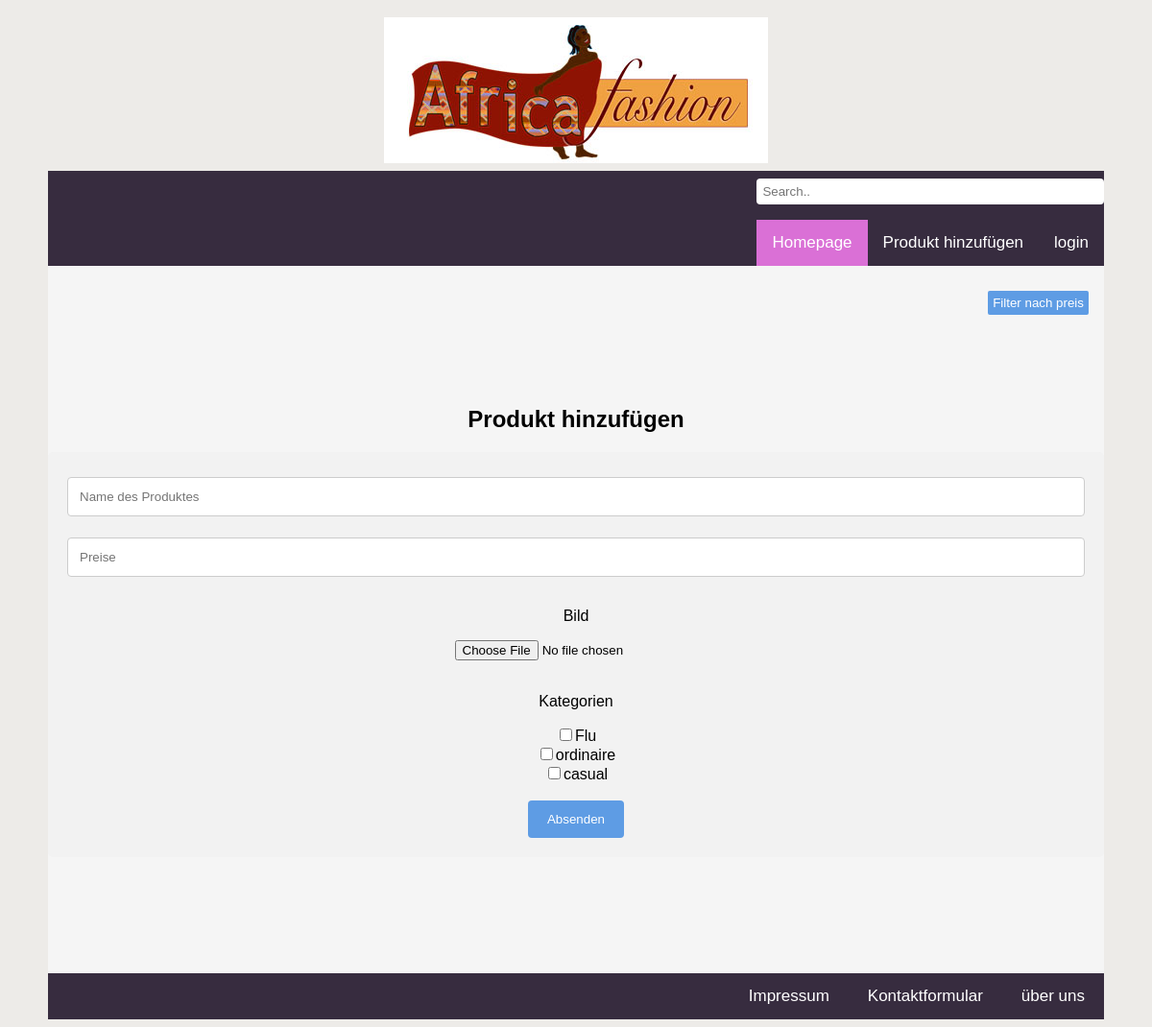
Page /ajouter_objet.php on the earlier database version.
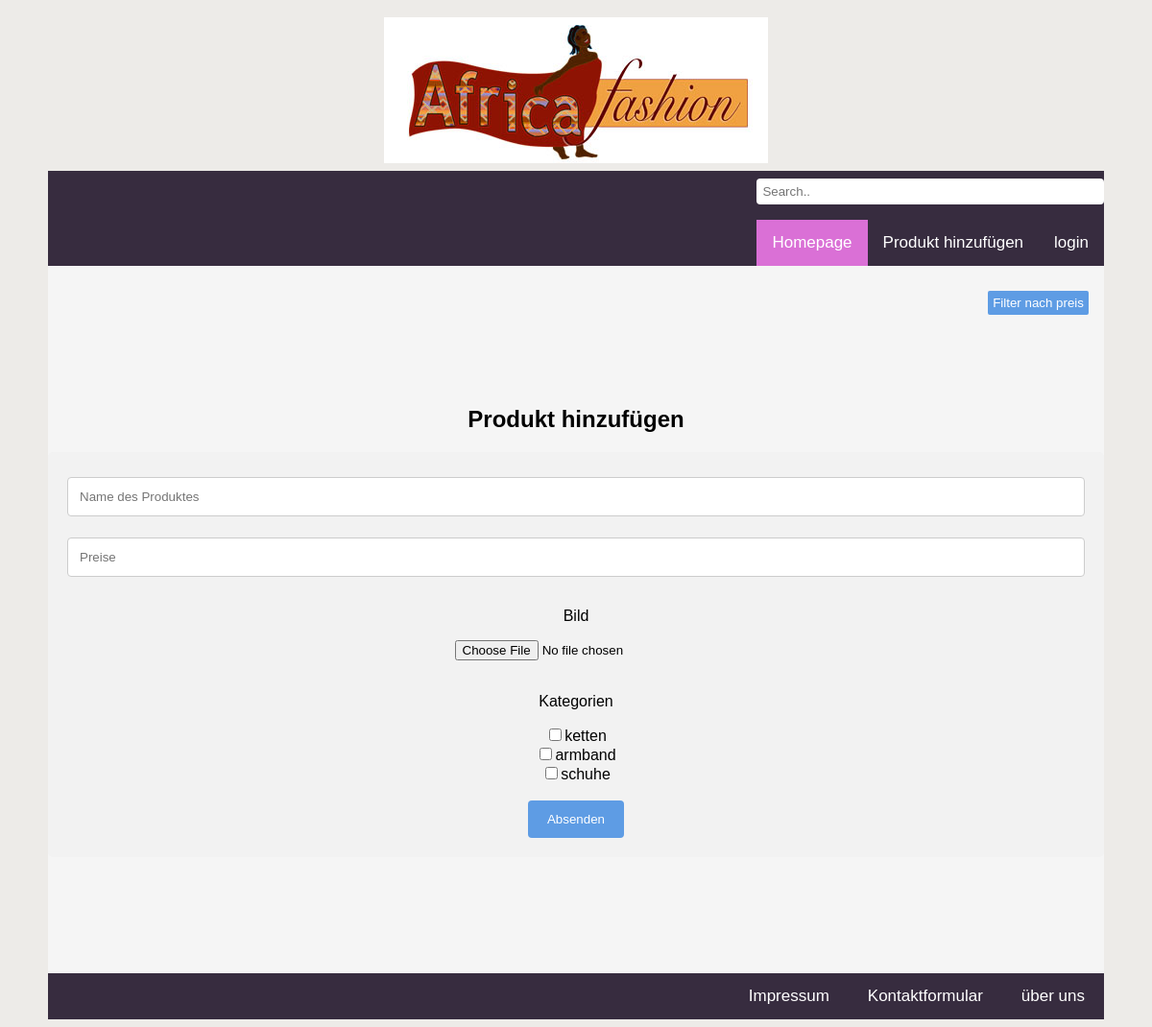
Same page on the later database version.
### tables this page shows
CREATE TABLE `category` (
                            `id` int(11) NOT NULL,
                            `nom` varchar(255) NOT NULL
);

### ajouter_objet.php (the view, shortened to what this page needs)
<?php
include("layout.php");
?>
<br/> <br/> <br/> <br/> <br/> <br/>
<h2 align="center">Produkt hinzufügen</h2>
    <div class="container">
        <form action="produkt-hinzufügen.php" method="post" enctype='multipart/form-data'>
            <input type="text" name="nom" placeholder="Name des Produktes" required>
            <input type="number" name="prix" placeholder="Preise" required>
            <p>Bild</p>
                    <input type='file' name='file' required/><br/><br>
            <p>Kategorien</p>
            <?php
            $query = "SELECT * FROM category ORDER BY id desc";
            $result = mysqli_query($db, $query);
            while ($row = mysqli_fetch_assoc($result)) {
                ?>
                <input type="checkbox" name="insert[]" class="get_value"  id="cat"
                       value=<?php echo $row['nom']; ?> /><?php echo $row['nom']; ?><br/>
            <?php } ?>
            <br>
            <input type="submit" value="Absenden">
        </form>
    </div>
<br/> <br/> <br/> <br/> <br/>
<?php include "footer.php"?>

Differences in the rows shown:
removed category: nom "Flu"
removed category: nom "ordinaire"
removed category: nom "casual"
added category: nom "ketten"
added category: nom "armband"
added category: nom "schuhe"
